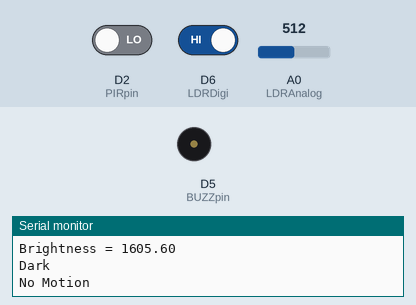
Simulated run of this program. Board: ESP8266 (Wemos D1 mini). On the bench: buzzer (waves = sounding, pin HIGH), the last lines printed to the serial monitor. The test bench sets the inputs (shaded band); at power-on: D2 (PIRpin) LOW, D6 (LDRDigi) HIGH, A0 (LDRAnalog) = 512.

Above: at 2.8 s.
2.9 s: D2 (PIRpin) driven HIGH
At 4.2 s:
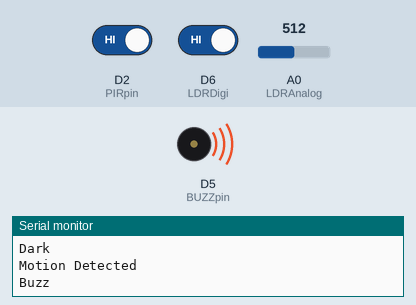
7.5 s: D6 (LDRDigi) driven LOW
At 9.2 s:
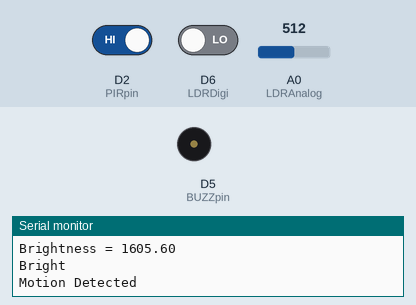
10.5 s: D6 (LDRDigi) driven HIGH
At 11.6 s:
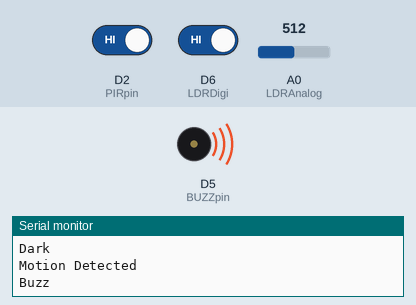
12.5 s: D2 (PIRpin) driven LOW
At 14.3 s:
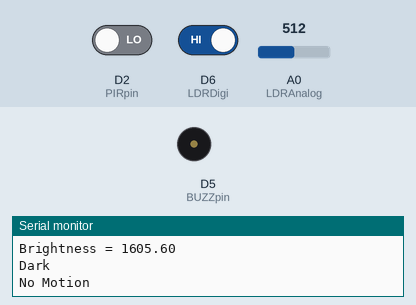
Timing chart, 0 to 15.5 s (numbered marks = the images above; inputs shaded):
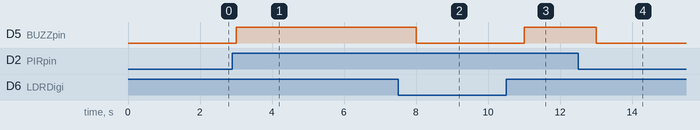

Measured:
- after the input at 2.9 s, D5 (BUZZpin): LOW → HIGH after 0.10 s
- after the input at 7.5 s, D5 (BUZZpin): HIGH → LOW after 0.50 s
- after the input at 10.5 s, D5 (BUZZpin): LOW → HIGH after 0.50 s
- after the input at 12.5 s, D5 (BUZZpin): HIGH → LOW after 0.51 s

The program:

main.cpp
```cpp
#include <Arduino.h>

// put function declarations here:
int PIRpin = D2; // PIR Digital input pin
int LDRDigi = D6; // LDR Digital input pin
int LDRAnalog = A0; // LDR Analog input pin
int BUZZpin = D5; // Buzzer Digital output pin
const float gama = 0.7; // LDR gamma value
const float rl10 = 50; // LDR Resistance when lux value is 10

void setup() {
  // put your setup code here, to run once:
  Serial.begin(115200); // Serial initialization
  pinMode(LDRDigi, INPUT); // Declare LDRDigi as input
  pinMode(LDRAnalog, INPUT); // Declare LDRAnalog as input
  pinMode(BUZZpin, OUTPUT); // Declare BUZZpin as output

}

void loop() {
  // put your main code here, to run repeatedly:
  delay(1000); // 1000 ms delay before each sensor read

  int LDRvalue = analogRead(LDRAnalog); // Read voltage values from LDRAnalog pin
  int pirState = digitalRead(PIRpin); // Read PIRpin state


  float LDRvolt = LDRvalue / 4095.0 * 5; // Use 5V as a reference


  float LDRResist = 2000 * LDRvolt / (1 - LDRvolt /5); // Divide by 2000 (Resistor Divider)

  float brightness = pow(rl10 * 1e3 * pow(10, gama) / LDRResist, (1 / gama));

  Serial.print("Brightness = ");
  Serial.println(brightness);

  int LDRdigital = digitalRead(LDRDigi);

  if (LDRdigital == 0)
  {
    Serial.println("Bright");
  }
  else
  {
    Serial.println("Dark");
  }

  if (pirState == HIGH) {
    Serial.println("Motion Detected");
  }
  else {
    Serial.println("No Motion");
  }

  if (LDRdigital == 1 && pirState == HIGH)
  {
    digitalWrite(BUZZpin, HIGH);
    Serial.println("Buzz");
  }
  else {
    digitalWrite(BUZZpin, LOW);
  }


}
```
